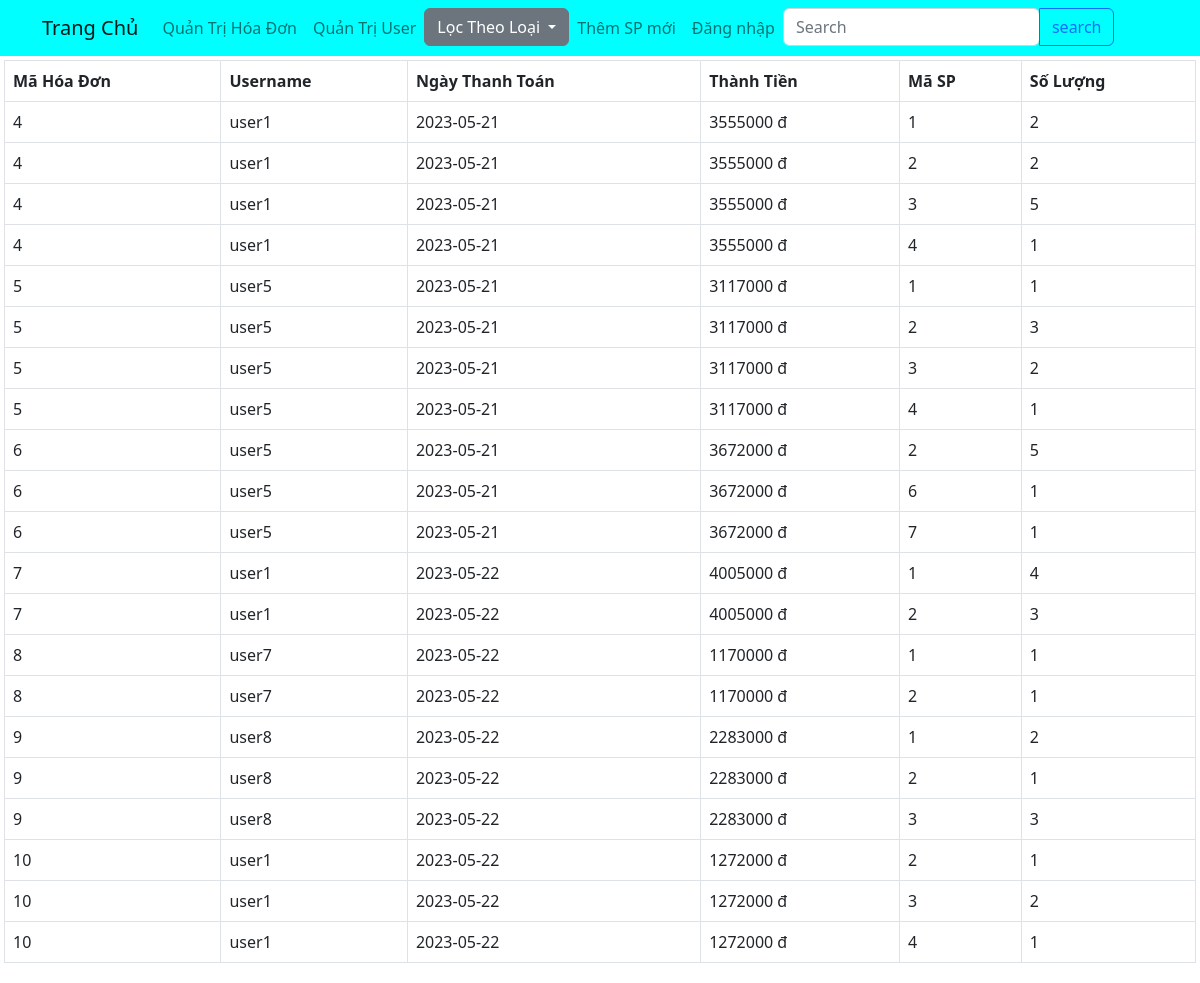
Page /admin/quantrihd.php on the committed database.
### tables this page shows
CREATE TABLE `chitiethoadon` (
  `mahd` int NOT NULL,
  `masp` int NOT NULL,
  `soluong` int NOT NULL
);

CREATE TABLE `hoadon` (
  `mahd` int NOT NULL,
  `username` varchar(255) NOT NULL,
  `ngaythanhtoan` date DEFAULT NULL,
  `thanhtien` int DEFAULT NULL
);

### class/HoaDon.php (called while the page is built, shortened)
<?php
class HoaDon
{
    public static function getAll($pdo)
    {
        $sql = "SELECT * FROM hoadon";
        $stmt = $pdo->prepare($sql);
        if ($stmt->execute()) {
            $stmt->setFetchMode(PDO::FETCH_CLASS, 'HoaDon');
            return $stmt->fetchAll();
        }
    }
}
?>

### class/ChiTietHoaDon.php (called while the page is built, shortened)
<?php
class ChiTietHoaDon
{
    public static function getAll($pdo)
    {
        $sql = "SELECT * FROM chitiethoadon";
        $stmt = $pdo->prepare($sql);
        if ($stmt->execute()) {
            $stmt->setFetchMode(PDO::FETCH_CLASS, 'ChiTietHoaDon');
            return $stmt->fetchAll();
        }
    }
}
?>

### admin/quantrihd.php (the view, shortened to what this page needs)
<?php
require '../class/Database.php';
require '../class/HoaDon.php';
require '../class/ChiTietHoaDon.php';
$db = new Database();
$pdo = $db->getConnect();
$hoadon = HoaDon::getAll($pdo);
$cthoadon = ChiTietHoaDon::getAll($pdo);
?>
<?php require '../inc/header_ad.php';?>
<div class="p-1 container-fluid">
<table class="table table-bordered">
    <tr>
        <th>Mã Hóa Đơn</th>
        <th>Username</th>
        <th>Ngày Thanh Toán</th>
        <th>Thành Tiền</th>
        <th>Mã SP</th>
        <th>Số Lượng</th>
    </tr>
    <?php
        foreach ($hoadon as $hd) {
            foreach ($cthoadon as $cthd) {
                if ($hd->mahd == $cthd->mahd) { ?>
                    <tr>
                        <td><?php echo $hd->mahd; ?></td>
                        <td><?php echo $hd->username; ?></td>
                        <td><?php echo $hd->ngaythanhtoan; ?></td>
                        <td><?php echo $hd->thanhtien; ?> đ</td>
                        <td><?php echo $cthd->masp; ?></td>
                        <td><?php echo $cthd->soluong; ?></td>
                    </tr>
        <?php   }
            }
        }
    ?>
</table>
</div>
<?php require '../inc/footer.php'; ?>

### rows in the picture
chitiethoadon: mahd.mahd "4", mahd.username "user1", mahd.ngaythanhtoan "2023-05-21", mahd.thanhtien "3555000", masp "1", soluong "2"
chitiethoadon: mahd.mahd "4", mahd.username "user1", mahd.ngaythanhtoan "2023-05-21", mahd.thanhtien "3555000", masp "2", soluong "2"
chitiethoadon: mahd.mahd "4", mahd.username "user1", mahd.ngaythanhtoan "2023-05-21", mahd.thanhtien "3555000", masp "3", soluong "5"
chitiethoadon: mahd.mahd "4", mahd.username "user1", mahd.ngaythanhtoan "2023-05-21", mahd.thanhtien "3555000", masp "4", soluong "1"
chitiethoadon: mahd.mahd "5", mahd.username "user5", mahd.ngaythanhtoan "2023-05-21", mahd.thanhtien "3117000", masp "1", soluong "1"
chitiethoadon: mahd.mahd "5", mahd.username "user5", mahd.ngaythanhtoan "2023-05-21", mahd.thanhtien "3117000", masp "2", soluong "3"
chitiethoadon: mahd.mahd "5", mahd.username "user5", mahd.ngaythanhtoan "2023-05-21", mahd.thanhtien "3117000", masp "3", soluong "2"
chitiethoadon: mahd.mahd "5", mahd.username "user5", mahd.ngaythanhtoan "2023-05-21", mahd.thanhtien "3117000", masp "4", soluong "1"
chitiethoadon: mahd.mahd "6", mahd.username "user5", mahd.ngaythanhtoan "2023-05-21", mahd.thanhtien "3672000", masp "2", soluong "5"
chitiethoadon: mahd.mahd "6", mahd.username "user5", mahd.ngaythanhtoan "2023-05-21", mahd.thanhtien "3672000", masp "6", soluong "1"
chitiethoadon: mahd.mahd "6", mahd.username "user5", mahd.ngaythanhtoan "2023-05-21", mahd.thanhtien "3672000", masp "7", soluong "1"
chitiethoadon: mahd.mahd "7", mahd.username "user1", mahd.ngaythanhtoan "2023-05-22", mahd.thanhtien "4005000", masp "1", soluong "4"
chitiethoadon: mahd.mahd "7", mahd.username "user1", mahd.ngaythanhtoan "2023-05-22", mahd.thanhtien "4005000", masp "2", soluong "3"
chitiethoadon: mahd.mahd "8", mahd.username "user7", mahd.ngaythanhtoan "2023-05-22", mahd.thanhtien "1170000", masp "1", soluong "1"
chitiethoadon: mahd.mahd "8", mahd.username "user7", mahd.ngaythanhtoan "2023-05-22", mahd.thanhtien "1170000", masp "2", soluong "1"
chitiethoadon: mahd.mahd "9", mahd.username "user8", mahd.ngaythanhtoan "2023-05-22", mahd.thanhtien "2283000", masp "1", soluong "2"
chitiethoadon: mahd.mahd "9", mahd.username "user8", mahd.ngaythanhtoan "2023-05-22", mahd.thanhtien "2283000", masp "2", soluong "1"
chitiethoadon: mahd.mahd "9", mahd.username "user8", mahd.ngaythanhtoan "2023-05-22", mahd.thanhtien "2283000", masp "3", soluong "3"
chitiethoadon: mahd.mahd "10", mahd.username "user1", mahd.ngaythanhtoan "2023-05-22", mahd.thanhtien "1272000", masp "2", soluong "1"
chitiethoadon: mahd.mahd "10", mahd.username "user1", mahd.ngaythanhtoan "2023-05-22", mahd.thanhtien "1272000", masp "3", soluong "2"
chitiethoadon: mahd.mahd "10", mahd.username "user1", mahd.ngaythanhtoan "2023-05-22", mahd.thanhtien "1272000", masp "4", soluong "1"
